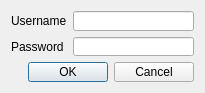
<?xml version="1.0" encoding="UTF-8"?>
<ui version="4.0">
 <class>DialogProxy</class>
 <widget class="QDialog" name="DialogProxy">
  <property name="windowModality">
   <enum>Qt::WindowModal</enum>
  </property>
  <property name="geometry">
   <rect>
    <x>0</x>
    <y>0</y>
    <width>205</width>
    <height>93</height>
   </rect>
  </property>
  <property name="sizePolicy">
   <sizepolicy hsizetype="Fixed" vsizetype="Fixed">
    <horstretch>0</horstretch>
    <verstretch>0</verstretch>
   </sizepolicy>
  </property>
  <property name="minimumSize">
   <size>
    <width>205</width>
    <height>93</height>
   </size>
  </property>
  <property name="maximumSize">
   <size>
    <width>205</width>
    <height>93</height>
   </size>
  </property>
  <property name="windowTitle">
   <string>Proxy Authorization</string>
  </property>
  <property name="windowIcon">
   <iconset resource="icons.qrc">
    <normaloff>:/Glyphicons/icons/glyphicons_001_leaf.png</normaloff>:/Glyphicons/icons/glyphicons_001_leaf.png</iconset>
  </property>
  <layout class="QFormLayout" name="formLayout">
   <item row="0" column="0">
    <widget class="QLabel" name="labelUsername">
     <property name="text">
      <string>Username</string>
     </property>
    </widget>
   </item>
   <item row="0" column="1">
    <widget class="QLineEdit" name="lineUsername"/>
   </item>
   <item row="1" column="0">
    <widget class="QLabel" name="labelPassword">
     <property name="text">
      <string>Password</string>
     </property>
    </widget>
   </item>
   <item row="1" column="1">
    <widget class="QLineEdit" name="linePassword"/>
   </item>
   <item row="2" column="0" colspan="2">
    <widget class="QDialogButtonBox" name="buttonBox">
     <property name="orientation">
      <enum>Qt::Horizontal</enum>
     </property>
     <property name="standardButtons">
      <set>QDialogButtonBox::Cancel|QDialogButtonBox::Ok</set>
     </property>
    </widget>
   </item>
  </layout>
 </widget>
 <resources>
  <include location="icons.qrc"/>
 </resources>
 <connections>
  <connection>
   <sender>buttonBox</sender>
   <signal>accepted()</signal>
   <receiver>DialogProxy</receiver>
   <slot>accept()</slot>
   <hints>
    <hint type="sourcelabel">
     <x>248</x>
     <y>254</y>
    </hint>
    <hint type="destinationlabel">
     <x>157</x>
     <y>274</y>
    </hint>
   </hints>
  </connection>
  <connection>
   <sender>buttonBox</sender>
   <signal>rejected()</signal>
   <receiver>DialogProxy</receiver>
   <slot>reject()</slot>
   <hints>
    <hint type="sourcelabel">
     <x>316</x>
     <y>260</y>
    </hint>
    <hint type="destinationlabel">
     <x>286</x>
     <y>274</y>
    </hint>
   </hints>
  </connection>
 </connections>
</ui>
